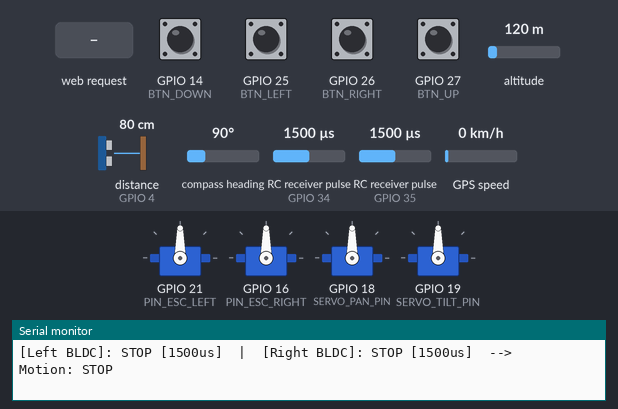
A sketch run on a simulated ESP32. Parts: 4 × servo, the last lines printed to the serial monitor. Wiring (inferred from the names in the program): ultrasonic range finder: trigger GPIO 5; echo GPIO 4; 2 × RC receiver channel: data GPIO 34 / data GPIO 35. The test bench sets the inputs (shaded band); at power-on: GPIO 14 (BTN_DOWN), GPIO 25 (BTN_LEFT), GPIO 26 (BTN_RIGHT), GPIO 27 (BTN_UP) HIGH, RC receiver pulse (sensors on GPIO 34, GPIO 35) 1500 µs, altitude 120 m, distance to the obstacle (sensor on GPIO 4) 80 cm, compass heading 90°, GPS speed 0 km/h. The echo pulse lasts 58.3 µs per cm; WiFi joins after 1.5 s; servers stay silent unless stated; the GPS gets a fix after 3 s at 37.7749, -122.4194 with 8 satellites.

Above: at 5.0 s.
5.1 s: RC receiver pulse (sensor on GPIO 34) set to 1020 µs
At 6.3 s:
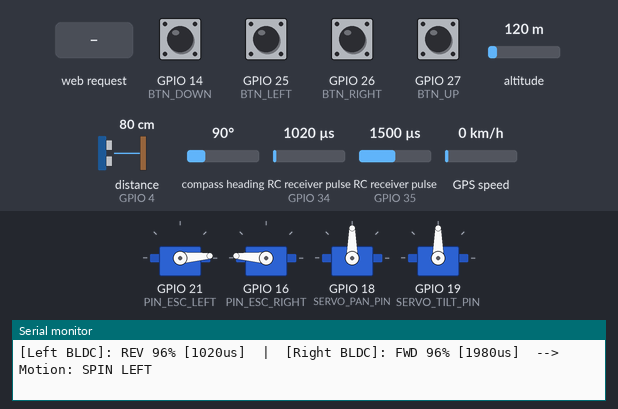
6.6 s: RC receiver pulse (sensor on GPIO 35) set to 1020 µs
At 7.6 s:
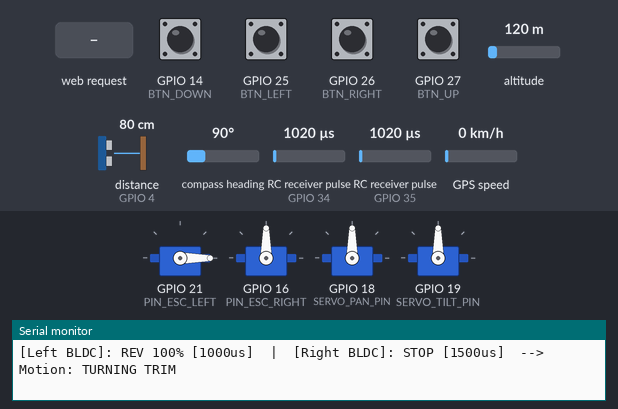
8.1 s: RC receiver pulse (sensor on GPIO 34) set to 1750 µs
At 9.4 s:
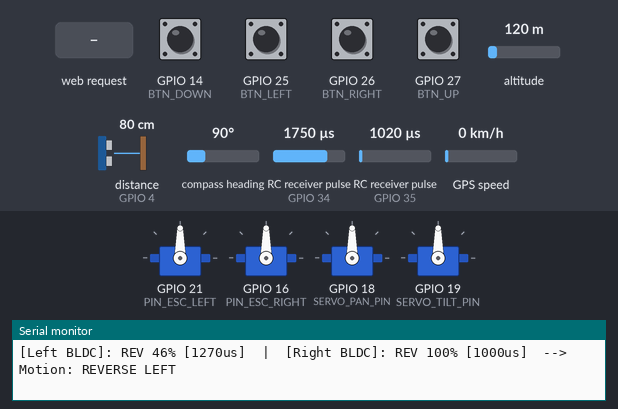
12.1 s: HTTP request GET /api/pan-tilt/left received
At 12.28 s:
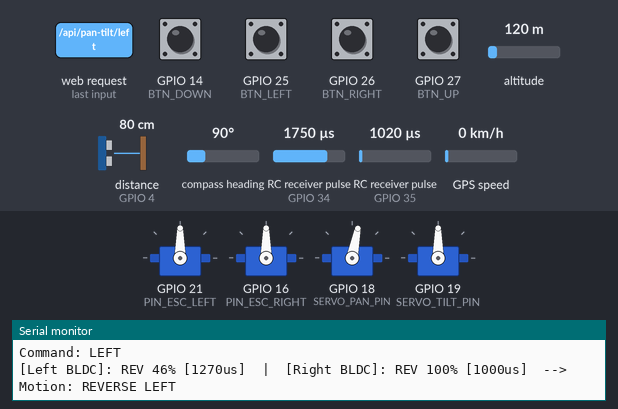
15.6 s: HTTP request GET /api/pan-tilt/up received
At 15.79 s:
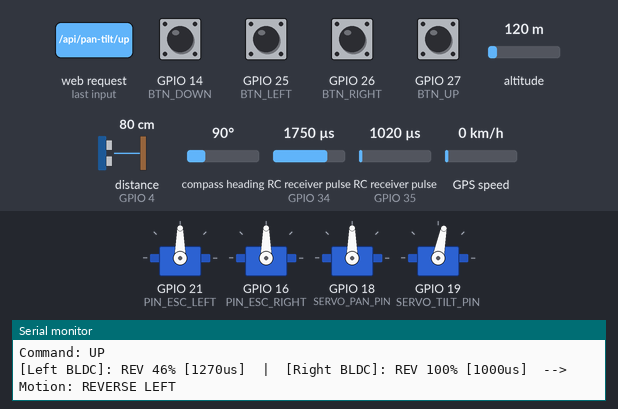
19.1 s: GPIO 14 (BTN_DOWN) pulled LOW for 0.15 s
At 20.6 s:
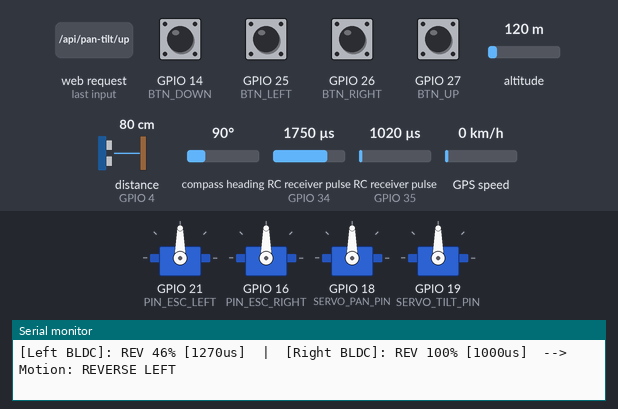
Timing chart, 0 to 23.6 s (numbered marks = the images above; inputs shaded):
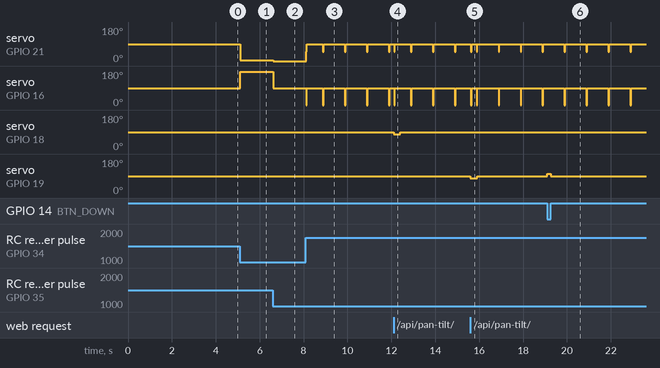

The sketch:

esp32_pan_tilt.ino
```cpp
#include <WiFi.h>
#include <WebServer.h>
#include <ESP32Servo.h>
#include <TinyGPSPlus.h>

// ============================================================================
// FloodScout — 完整一体化多功能飞控固件
// 包含：
// 1. HotRC 遥控器 + BLDC 无刷电机双电调差速混控 (GPIO 21 & 16)
// 2. 双轴云台机械臂伺服舵机 (GPIO 18 & 19)
// 3. NEO-8M 硬件串口 GPS 定位模块 (UART2 GPIO 12 & 13)
// 4. HC-SR04 超声波避障测距传感器 (GPIO 5 & 4)
// 5. 跨域 CORS 支持的 WebServer HTTP API (供网页端控制与数据读取)
// ============================================================================

// ============================================================================
// 1. BLDC 电调 (ESC) 与 HotRC 遥控器配置
// ============================================================================

// ========== Pin Definitions ==========
const int PIN_RC_CH1 = 34;      // 接收机 CH1 (方向) - 遥控器混控必须关闭
const int PIN_RC_CH2 = 35;      // 接收机 CH2 (油门) - 遥控器混控必须关闭
const int PIN_ESC_LEFT = 21;    // 左无刷电机电调 (BLDC Left)
const int PIN_ESC_RIGHT = 16;   // 右无刷电机电调 (BLDC Right)

// 使用 Servo 对象驱动电调与云台舵机
Servo escLeft;
Servo escRight;

// 电调中位停止信号与校准基准
const int ESC_STOP = 1500;
int rc_mid_ch1 = 1500;
int rc_mid_ch2 = 1384; // 你的遥控器油门中位基准值

// 全局电调状态追踪 (供 HTTP API 与系统遥测实时读取)
int currentLeftUs = ESC_STOP;
int currentRightUs = ESC_STOP;
String currentMotion = "STOP";
bool rcConnected = false;

// 输出给电调的专用函数
void writeMotorPWM(int leftUs, int rightUs) {
  currentLeftUs = constrain(leftUs, 1000, 2000);
  currentRightUs = constrain(rightUs, 1000, 2000);
  escLeft.writeMicroseconds(currentLeftUs);
  escRight.writeMicroseconds(currentRightUs);
}

// 串口打印计时器
unsigned long lastPrintTime = 0;

// 电机状态解析辅助函数
String getMotorStatus(int pwm) {
  if (pwm > 1530) {
    int percent = map(pwm, 1500, 2000, 0, 100);
    return "FWD " + String(percent) + "% [" + String(pwm) + "us]";
  } else if (pwm < 1470) {
    int percent = map(pwm, 1500, 1000, 0, 100);
    return "REV " + String(percent) + "% [" + String(pwm) + "us]";
  } else {
    return "STOP [1500us]";
  }
}

// ============================================================================
// 2. FloodScout — 云台机械臂舵机 (Pan & Tilt) + GPS + 超声波
// ============================================================================

// --- Wi-Fi 设置 ---
const char* WIFI_SSID     = "vivo V30";
const char* WIFI_PASSWORD = "halogoodgood";

WebServer server(80);

// --- 云台舵机引脚与对象 ---
#define SERVO_PAN_PIN   18
#define SERVO_TILT_PIN  19

Servo panServo;
Servo tiltServo;

const int STOP_US        = 1500;
const int SPEED_SLOW_CW  = 1380;
const int SPEED_SLOW_CCW = 1620;
const unsigned long STEP_DURATION_MS = 300; // 网页点击每次动作 300ms，动作清晰明显

unsigned long panStopAt  = 0;
unsigned long tiltStopAt = 0;
int panTargetSpeed       = STOP_US;
int tiltTargetSpeed      = STOP_US;

// --- 物理按钮引脚 ---
#define BTN_LEFT   25
#define BTN_RIGHT  26
#define BTN_UP     27
#define BTN_DOWN   14

// --- GPS 硬件串口 (UART2) ---
#define RXD2 12  // 接 GPS TXD
#define TXD2 13  // 接 GPS RXD
#define GPS_BAUDRATE 9600

TinyGPSPlus gps;

// --- HC-SR04 超声波引脚 ---
#define TRIG_PIN 5
#define ECHO_PIN 4
#define SOUND_SPEED 0.0343 // cm/us

float latestDistance = -1.0;
unsigned long lastSensorRead = 0;
const unsigned long SENSOR_INTERVAL_MS = 1000;

// ============================================================================
// 超声波读取函数
// ============================================================================

float readDistanceCM() {
  digitalWrite(TRIG_PIN, LOW);
  delayMicroseconds(2);
  digitalWrite(TRIG_PIN, HIGH);
  delayMicroseconds(10);
  digitalWrite(TRIG_PIN, LOW);

  long duration = pulseIn(ECHO_PIN, HIGH, 20000); // 20ms 超时保护
  if (duration == 0) return -1.0;
  return (duration * SOUND_SPEED) / 2.0;
}

// ============================================================================
// 云台舵机命令执行
// ============================================================================

void executeCommand(String cmd) {
  cmd.trim();
  cmd.toUpperCase();
  unsigned long now = millis();

  if (cmd == "LEFT") {
    panTargetSpeed = SPEED_SLOW_CW;
    panStopAt = now + STEP_DURATION_MS;
    Serial.println("Command: LEFT");
  } else if (cmd == "RIGHT") {
    panTargetSpeed = SPEED_SLOW_CCW;
    panStopAt = now + STEP_DURATION_MS;
    Serial.println("Command: RIGHT");
  } else if (cmd == "UP") {
    tiltTargetSpeed = SPEED_SLOW_CW;
    tiltStopAt = now + STEP_DURATION_MS;
    Serial.println("Command: UP");
  } else if (cmd == "DOWN") {
    tiltTargetSpeed = SPEED_SLOW_CCW;
    tiltStopAt = now + STEP_DURATION_MS;
    Serial.println("Command: DOWN");
  } else if (cmd == "STOP" || cmd == "CENTER") {
    panTargetSpeed  = STOP_US;
    tiltTargetSpeed = STOP_US;
    panStopAt       = 0;
    tiltStopAt      = 0;
    panServo.writeMicroseconds(STOP_US);
    tiltServo.writeMicroseconds(STOP_US);
    Serial.println("Command: STOP/CENTER");
  }
}

// ============================================================================
// Web Server 路由处理 (全面注入 CORS 跨域头，防止浏览器拦截)
// ============================================================================

void sendCORSHeaders() {
  server.sendHeader("Access-Control-Allow-Origin", "*");
  server.sendHeader("Access-Control-Allow-Methods", "GET,POST,OPTIONS");
  server.sendHeader("Access-Control-Allow-Headers", "*");
}

void sendActionResponse(String command) {
  sendCORSHeaders();
  String json = "{\"success\":true,\"command\":\"" + command + "\",\"ip\":\"" + WiFi.localIP().toString() + "\"}";
  server.send(200, "application/json", json);
}

void handleLeft()   { executeCommand("LEFT");   sendActionResponse("LEFT"); }
void handleRight()  { executeCommand("RIGHT");  sendActionResponse("RIGHT"); }
void handleUp()     { executeCommand("UP");     sendActionResponse("UP"); }
void handleDown()   { executeCommand("DOWN");   sendActionResponse("DOWN"); }
void handleStop()   { executeCommand("STOP");   sendActionResponse("STOP"); }
void handleCenter() { executeCommand("CENTER"); sendActionResponse("CENTER"); }

void handleStatus() {
  sendCORSHeaders();
  String json = "{";
  json += "\"success\":true,";
  json += "\"device\":\"FloodScout Multi-Controller\",";
  json += "\"wifi\":true,";
  json += "\"ip\":\"" + WiFi.localIP().toString() + "\",";
  json += "\"rssi\":" + String(WiFi.RSSI());
  json += "}";
  server.send(200, "application/json", json);
}

// 统一传感器与遥测端点 (超声波 + GPS + BLDC 双电调实时动力状态)
void handleSensors() {
  sendCORSHeaders();
  int leftPercent = 0;
  String leftDir = "STOP";
  if (currentLeftUs > 1530) {
    leftPercent = map(currentLeftUs, 1500, 2000, 0, 100);
    leftDir = "FWD";
  } else if (currentLeftUs < 1470) {
    leftPercent = map(currentLeftUs, 1500, 1000, 0, 100);
    leftDir = "REV";
  }

  int rightPercent = 0;
  String rightDir = "STOP";
  if (currentRightUs > 1530) {
    rightPercent = map(currentRightUs, 1500, 2000, 0, 100);
    rightDir = "FWD";
  } else if (currentRightUs < 1470) {
    rightPercent = map(currentRightUs, 1500, 1000, 0, 100);
    rightDir = "REV";
  }

  String json = "{";
  json += "\"success\":true,";
  json += "\"distance_cm\":" + String(latestDistance, 1) + ",";
  json += "\"gps\":{";
  json += "\"fix\":" + String(gps.location.isValid() ? "true" : "false") + ",";
  json += "\"lat\":" + String(gps.location.lat(), 6) + ",";
  json += "\"lng\":" + String(gps.location.lng(), 6) + ",";
  json += "\"altitude_m\":" + String(gps.altitude.meters(), 1) + ",";
  json += "\"satellites\":" + String(gps.satellites.value());
  json += "},";
  json += "\"motors\":{";
  json += "\"state\":\"" + currentMotion + "\",";
  json += "\"direction\":\"" + currentMotion + "\",";
  json += "\"rc_connected\":" + String(rcConnected ? "true" : "false") + ",";
  json += "\"left\":{\"us\":" + String(currentLeftUs) + ",\"percent\":" + String(leftPercent) + ",\"dir\":\"" + leftDir + "\",\"status\":\"" + getMotorStatus(currentLeftUs) + "\"},";
  json += "\"right\":{\"us\":" + String(currentRightUs) + ",\"percent\":" + String(rightPercent) + ",\"dir\":\"" + rightDir + "\",\"status\":\"" + getMotorStatus(currentRightUs) + "\"}";
  json += "}";
  json += "}";
  server.send(200, "application/json", json);
}

void handleOptions() {
  sendCORSHeaders();
  server.send(204);
}

// ============================================================================
// Setup
// ============================================================================

void setup() {
  Serial.begin(115200);

  // 1. 初始化遥控器接收机引脚
  pinMode(PIN_RC_CH1, INPUT);
  pinMode(PIN_RC_CH2, INPUT);

  // 2. 核心关键！必须分配 4 个硬件定时器，供左右电调 + 双轴舵机同时使用！
  ESP32PWM::allocateTimer(0);
  ESP32PWM::allocateTimer(1);
  ESP32PWM::allocateTimer(2);
  ESP32PWM::allocateTimer(3);

  // 3. 初始化 BLDC 电调 (ESC) - 绑定到 GPIO 21 与 16
  escLeft.setPeriodHertz(50);
  escRight.setPeriodHertz(50);
  escLeft.attach(PIN_ESC_LEFT, 1000, 2000);
  escRight.attach(PIN_ESC_RIGHT, 1000, 2000);

  // 电调输出 1500us 停转中位信号解锁
  writeMotorPWM(ESC_STOP, ESC_STOP);
  Serial.println("\n--- FloodScout Initializing, arming BLDC ESCs ---");
  delay(1500);

  // 4. 初始化云台舵机 - 绑定到 GPIO 18 与 19
  panServo.setPeriodHertz(50);
  tiltServo.setPeriodHertz(50);
  panServo.attach(SERVO_PAN_PIN, 500, 2500);
  tiltServo.attach(SERVO_TILT_PIN, 500, 2500);
  panServo.writeMicroseconds(STOP_US);
  tiltServo.writeMicroseconds(STOP_US);
  Serial.printf("[Arm Init] Servos attached successfully: Pan Pin %d, Tilt Pin %d\n", SERVO_PAN_PIN, SERVO_TILT_PIN);

  // 5. 自动校准遥控器中位
  Serial.println("Sampling RC center position. Do NOT touch remote sticks...");
  long sum1 = 0, sum2 = 0;
  int count = 0;
  for (int i = 0; i < 20; i++) {
    unsigned long p1 = pulseIn(PIN_RC_CH1, HIGH, 25000);
    unsigned long p2 = pulseIn(PIN_RC_CH2, HIGH, 25000);
    if (p1 > 900 && p1 < 2100 && p2 > 900 && p2 < 2100) {
      sum1 += p1;
      sum2 += p2;
      count++;
    }
    delay(20);
  }

  if (count > 5) {
    rc_mid_ch1 = sum1 / count;
    rc_mid_ch2 = sum2 / count;
    Serial.printf("Calibration successful -> CH1 Center: %d | CH2 Center: %d\n", rc_mid_ch1, rc_mid_ch2);
  } else {
    Serial.println("RC signal lost or transmitter offline. Using default fallback values.");
    rc_mid_ch1 = 1500;
    rc_mid_ch2 = 1384;
  }
  writeMotorPWM(ESC_STOP, ESC_STOP);
  Serial.println("BLDC ESCs armed and ready.\n");

  // 6. 初始化 GPS 串口
  Serial2.begin(GPS_BAUDRATE, SERIAL_8N1, RXD2, TXD2);

  // 7. 初始化物理按键
  pinMode(BTN_LEFT,  INPUT_PULLUP);
  pinMode(BTN_RIGHT, INPUT_PULLUP);
  pinMode(BTN_UP,    INPUT_PULLUP);
  pinMode(BTN_DOWN,  INPUT_PULLUP);

  // 8. 初始化超声波
  pinMode(TRIG_PIN, OUTPUT);
  pinMode(ECHO_PIN, INPUT);
  digitalWrite(TRIG_PIN, LOW);

  // 9. 连接 Wi-Fi (持续尝试直至连接)
  Serial.print("Connecting to Wi-Fi: ");
  Serial.println(WIFI_SSID);
  WiFi.mode(WIFI_STA);
  WiFi.begin(WIFI_SSID, WIFI_PASSWORD);
  while (WiFi.status() != WL_CONNECTED) {
    delay(500);
    Serial.print(".");
  }

  Serial.println("\nWi-Fi Connected!");
  Serial.print("ESP32 IP: ");
  Serial.println(WiFi.localIP());

  // 10. Web 路由设置
  server.on("/api/pan-tilt/left",   HTTP_GET, handleLeft);
  server.on("/api/pan-tilt/right",  HTTP_GET, handleRight);
  server.on("/api/pan-tilt/up",     HTTP_GET, handleUp);
  server.on("/api/pan-tilt/down",   HTTP_GET, handleDown);
  server.on("/api/pan-tilt/stop",   HTTP_GET, handleStop);
  server.on("/api/pan-tilt/center", HTTP_GET, handleCenter);
  server.on("/api/pan-tilt/status", HTTP_GET, handleStatus);
  server.on("/api/sensors",         HTTP_GET, handleSensors);
  server.on("/api/motors",          HTTP_GET, handleSensors);

  server.on("/api/pan-tilt/left",   HTTP_OPTIONS, handleOptions);
  server.on("/api/pan-tilt/right",  HTTP_OPTIONS, handleOptions);
  server.on("/api/pan-tilt/up",     HTTP_OPTIONS, handleOptions);
  server.on("/api/pan-tilt/down",   HTTP_OPTIONS, handleOptions);
  server.on("/api/pan-tilt/stop",   HTTP_OPTIONS, handleOptions);
  server.on("/api/pan-tilt/center", HTTP_OPTIONS, handleOptions);
  server.on("/api/pan-tilt/status", HTTP_OPTIONS, handleOptions);
  server.on("/api/sensors",         HTTP_OPTIONS, handleOptions);
  server.on("/api/motors",          HTTP_OPTIONS, handleOptions);

  server.begin();
  Serial.println("FloodScout System Ready & Serving Web API.");
}

// ============================================================================
// Main Loop
// ============================================================================

void loop() {
  // 1. 服务 Web 请求
  server.handleClient();

  // 2. 解析 GPS 串口流
  while (Serial2.available() > 0) {
    gps.encode(Serial2.read());
  }

  unsigned long now = millis();

  // 3. 定时读取超声波传感器与 GPS (每 1000ms 一次，避免占用 CPU)
  if (now - lastSensorRead >= SENSOR_INTERVAL_MS) {
    lastSensorRead = now;
    latestDistance = readDistanceCM();

    Serial.print("[Distance] ");
    if (latestDistance > 0 && latestDistance <= 400.0) {
      Serial.print(latestDistance, 1);
      Serial.print(" cm | ");
    } else {
      Serial.print("Clear | ");
    }

    Serial.print("[GPS Satellites] ");
    Serial.print(gps.satellites.value());
    if (gps.location.isValid()) {
      Serial.print(" | Lat: ");
      Serial.print(gps.location.lat(), 6);
      Serial.print(" Lng: ");
      Serial.print(gps.location.lng(), 6);
    }
    if (gps.altitude.isValid()) {
      Serial.print(" | Alt: ");
      Serial.print(gps.altitude.meters(), 1);
      Serial.print(" m");
    }
    Serial.println();
  }

  // 4. 物理按键与云台控制 (按键优先级高于网页定时步进)
  bool leftPressed  = (digitalRead(BTN_LEFT)  == LOW);
  bool rightPressed = (digitalRead(BTN_RIGHT) == LOW);
  bool upPressed    = (digitalRead(BTN_UP)    == LOW);
  bool downPressed  = (digitalRead(BTN_DOWN)  == LOW);

  // PAN 舵机控制
  if (leftPressed && !rightPressed) {
    panServo.writeMicroseconds(SPEED_SLOW_CW);
    panStopAt = 0;
  } else if (rightPressed && !leftPressed) {
    panServo.writeMicroseconds(SPEED_SLOW_CCW);
    panStopAt = 0;
  } else if (now < panStopAt) {
    panServo.writeMicroseconds(panTargetSpeed);
  } else {
    panServo.writeMicroseconds(STOP_US);
  }

  // TILT 舵机控制
  if (upPressed && !downPressed) {
    tiltServo.writeMicroseconds(SPEED_SLOW_CW);
    tiltStopAt = 0;
  } else if (downPressed && !upPressed) {
    tiltServo.writeMicroseconds(SPEED_SLOW_CCW);
    tiltStopAt = 0;
  } else if (now < tiltStopAt) {
    tiltServo.writeMicroseconds(tiltTargetSpeed);
  } else {
    tiltServo.writeMicroseconds(STOP_US);
  }

  // 再次处理 Web 请求以保证超低延迟响应
  server.handleClient();

  // 5. HotRC 遥控器差速控制 BLDC 无刷电机
  unsigned long raw1 = pulseIn(PIN_RC_CH1, HIGH, 18000);
  unsigned long raw2 = pulseIn(PIN_RC_CH2, HIGH, 18000);

  // 失控保护 (Failsafe)
  if (raw1 < 900 || raw1 > 2100 || raw2 < 900 || raw2 > 2100) {
    writeMotorPWM(ESC_STOP, ESC_STOP);
    currentMotion = "STOP";
    rcConnected = false;
    if (now - lastPrintTime > 1000) {
      Serial.println("[WARNING] RC signal lost! BLDC Motors stopped.");
      lastPrintTime = now;
    }
  } else {
    rcConnected = true;
    int steer = (int)raw1 - rc_mid_ch1;
    int throttle = (int)raw2 - rc_mid_ch2;

    // 死区消除微小抖动
    if (abs(steer) < 45) steer = 0;
    if (abs(throttle) < 45) throttle = 0;

    int leftOut = ESC_STOP;
    int rightOut = ESC_STOP;

    // 差速混控计算
    if (steer != 0 || throttle != 0) {
      leftOut  = ESC_STOP + throttle + steer;
      rightOut = ESC_STOP + throttle - steer;
      leftOut  = constrain(leftOut, 1000, 2000);
      rightOut = constrain(rightOut, 1000, 2000);
    }

    // 输出 PWM 到左右两个 BLDC 电调
    writeMotorPWM(leftOut, rightOut);

    // 判断船体运动状态
    if (leftOut == ESC_STOP && rightOut == ESC_STOP) {
      currentMotion = "STOP";
    } else if (leftOut > 1530 && rightOut > 1530) {
      if (leftOut > rightOut + 40) currentMotion = "FORWARD RIGHT";
      else if (rightOut > leftOut + 40) currentMotion = "FORWARD LEFT";
      else currentMotion = "FORWARD STRAIGHT";
    } else if (leftOut < 1470 && rightOut < 1470) {
      if (leftOut < rightOut - 40) currentMotion = "REVERSE RIGHT";
      else if (rightOut < leftOut - 40) currentMotion = "REVERSE LEFT";
      else currentMotion = "REVERSE STRAIGHT";
    } else if (leftOut > 1530 && rightOut < 1470) {
      currentMotion = "SPIN RIGHT";
    } else if (leftOut < 1470 && rightOut > 1530) {
      currentMotion = "SPIN LEFT";
    } else {
      currentMotion = "TURNING TRIM";
    }

    // 电机状态监控输出 (每 100ms 刷新一次)
    if (now - lastPrintTime >= 100) {
      lastPrintTime = now;

      Serial.print("[Left BLDC]: ");
      Serial.print(getMotorStatus(leftOut));
      Serial.print("  |  [Right BLDC]: ");
      Serial.print(getMotorStatus(rightOut));

      Serial.print("  -->  Motion: ");
      Serial.println(currentMotion);
    }
  }

  // 6. Wi-Fi 掉线自动重连保障
  if (WiFi.status() != WL_CONNECTED) {
    static unsigned long lastWifiReconnect = 0;
    if (now - lastWifiReconnect > 5000) {
      lastWifiReconnect = now;
      WiFi.reconnect();
    }
  }
}
```

Measured:
- after the input at 5.1 s, servo on GPIO 21 (PIN_ESC_LEFT): 90° → 4° at once; servo on GPIO 16 (PIN_ESC_RIGHT): 90° → 176° at once
- after the input at 6.6 s, servo on GPIO 21 (PIN_ESC_LEFT): 4° → 0° at once; servo on GPIO 16 (PIN_ESC_RIGHT): 176° → 90° at once
- after the input at 8.1 s, servo on GPIO 21 (PIN_ESC_LEFT): goes 49° 0.02 s, 90° 0.74 s, 3 × (49° 0.04 s, 90° 0.96 s), 49° 0.04 s, then 90°, starting at once; servo on GPIO 16 (PIN_ESC_RIGHT): goes 0° 0.02 s, 90° 0.74 s, 3 × (0° 0.04 s, 90° 0.96 s), 0° 0.04 s, then 90°, starting at once
- after the input at 12.1 s, servo on GPIO 18 (SERVO_PAN_PIN): 90° → 79° at once, → 90° 0.30 s later
- after the input at 15.6 s, servo on GPIO 19 (SERVO_TILT_PIN): 90° → 79° at once, → 90° 0.30 s later
- after the input at 19.1 s, servo on GPIO 19 (SERVO_TILT_PIN): 90° → 101° at once, → 90° 0.16 s later
